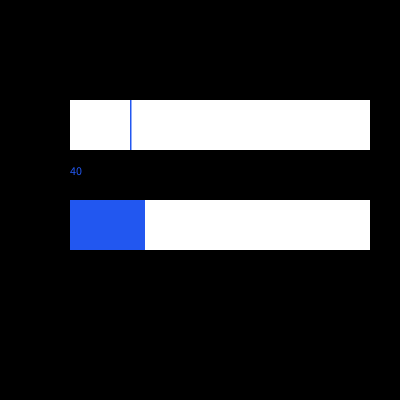
Frame 1 (no input)
Frame 60 (the mouse pressed at the canvas centre just before this capture): identical to frame 1, image omitted
Frame 120 (the mouse held since frame 60 and released just before this capture): identical to frame 1, image omitted

The Processing sketch that drew this single still picture (run headless with seeded random() and noise(); from frame 60 on, the mouse is pressed at the canvas centre):

// Processing sketch: reader
// ── reader.pde
int gewichtPositie = 40;
final float gewichtX = 70;
final float gewichtY =  100;
final float gewichtBreedte = 300;
final float gewichtHoogte = 50;

int gewichtNPosities;
final float gewichtMin = 50;
final float gewichtMax = 250;
 
int lengtePositie;
final float lengteX = 70;
final float lengteY =  200;
final float lengteBreedte = 300;
final float lengteHoogte = 50;

int lengteNPosities;
final float lengteMin = 1;
final float lengteMax = 5;
 
void setup() {
  size(400, 400);
  
  gewichtNPosities = berekenNPosities(gewichtMin, gewichtMax);
  lengteNPosities = berekenNPosities(lengteMin, lengteMax);
}
 
void draw() {
  background(0);
  if (isMuisBovenRect(gewichtX, gewichtY, gewichtBreedte, gewichtHoogte)) {
    gewichtPositie = bepaalPositie(gewichtX, gewichtBreedte, gewichtNPosities);
  }
  tekenSlider(gewichtX, gewichtY, gewichtBreedte, gewichtHoogte, gewichtPositie, gewichtNPosities);
 
  if( isMuisBovenRect(lengteX, lengteY, lengteBreedte, lengteHoogte)  ){
    lengtePositie = bepaalPositie(lengteX, lengteBreedte, lengteNPosities);
  }
  tekenSlider(lengteX, lengteY, lengteBreedte, lengteHoogte, lengtePositie, lengteNPosities);
 
  text(gewichtPositie, gewichtX, gewichtY + gewichtHoogte + 25);
  
  println(leesGewicht(gewichtMin, gewichtMax, gewichtPositie, gewichtNPosities) + "kg");
  println(leesLengte(lengteMin, lengteMax, lengtePositie, lengteNPosities) + "m");
}
 
boolean isMuisBovenRect( float x, float y, float breedte, float hoogte)
{
  if((mouseX > x) && (mouseX < x+breedte) && (mouseY > y) && (mouseY < y+hoogte)){
    return true;
  }
  else
  {
    return false;
  }
}
 
void tekenSlider(float x, float y, float breedte, float hoogte, int positie, int nPosities) {
  float blokjeBreedte = breedte / nPosities;
 
  noStroke();
  fill(255);
  rect(x, y, breedte, hoogte);
  fill(#2257F0);
  rect(x+positie*blokjeBreedte, y, blokjeBreedte, hoogte);
}
 
int bepaalPositie(float x, float breedte, int nPosities) {
  float blokjeBreedte = breedte / nPosities;
  if (mouseX < x) {
    return 0;
  }
  else if (mouseX >= x+breedte) {
    return nPosities-1;
  }
  else {
    return floor((mouseX-x) / blokjeBreedte);
  }
}

int berekenNPosities(float min, float max) {
  return round(max - min);
}

float leesGewicht(float min, float max, float x, float breedte) {
  int nPosities = berekenNPosities(min, max);
  int positie = bepaalPositie(x, breedte, nPosities);
  float resultaat = min + positie;
  return resultaat;
}

float leesLengte(float minLengte, float maxLengte, float x, float breedte) {
  float lengteVerschil = maxLengte - minLengte;
  float lengteGrootte = breedte / lengteVerschil;
  return x * lengteGrootte + 1;
}
